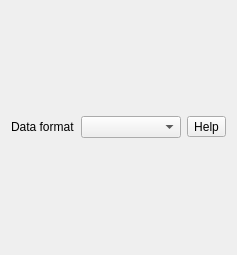
<?xml version="1.0" encoding="UTF-8"?>
<ui version="4.0">
 <class>BarSettings</class>
 <widget class="QWidget" name="BarSettings">
  <property name="geometry">
   <rect>
    <x>0</x>
    <y>0</y>
    <width>237</width>
    <height>255</height>
   </rect>
  </property>
  <property name="windowTitle">
   <string notr="true">Form</string>
  </property>
  <layout class="QGridLayout" name="gridLayout">
   <item row="0" column="1">
    <widget class="QComboBox" name="comboBoxDataFormat">
     <property name="sizePolicy">
      <sizepolicy hsizetype="Expanding" vsizetype="Fixed">
       <horstretch>0</horstretch>
       <verstretch>0</verstretch>
      </sizepolicy>
     </property>
    </widget>
   </item>
   <item row="0" column="0">
    <widget class="QLabel" name="label">
     <property name="text">
      <string>Data format</string>
     </property>
    </widget>
   </item>
   <item row="1" column="0" colspan="3">
    <layout class="QGridLayout" name="gridLayoutTable"/>
   </item>
   <item row="0" column="2">
    <widget class="QToolButton" name="toolButtonHelp">
     <property name="text">
      <string>Help</string>
     </property>
     <property name="toolButtonStyle">
      <enum>Qt::ToolButtonStyle::ToolButtonTextBesideIcon</enum>
     </property>
    </widget>
   </item>
  </layout>
 </widget>
 <resources/>
 <connections/>
</ui>
